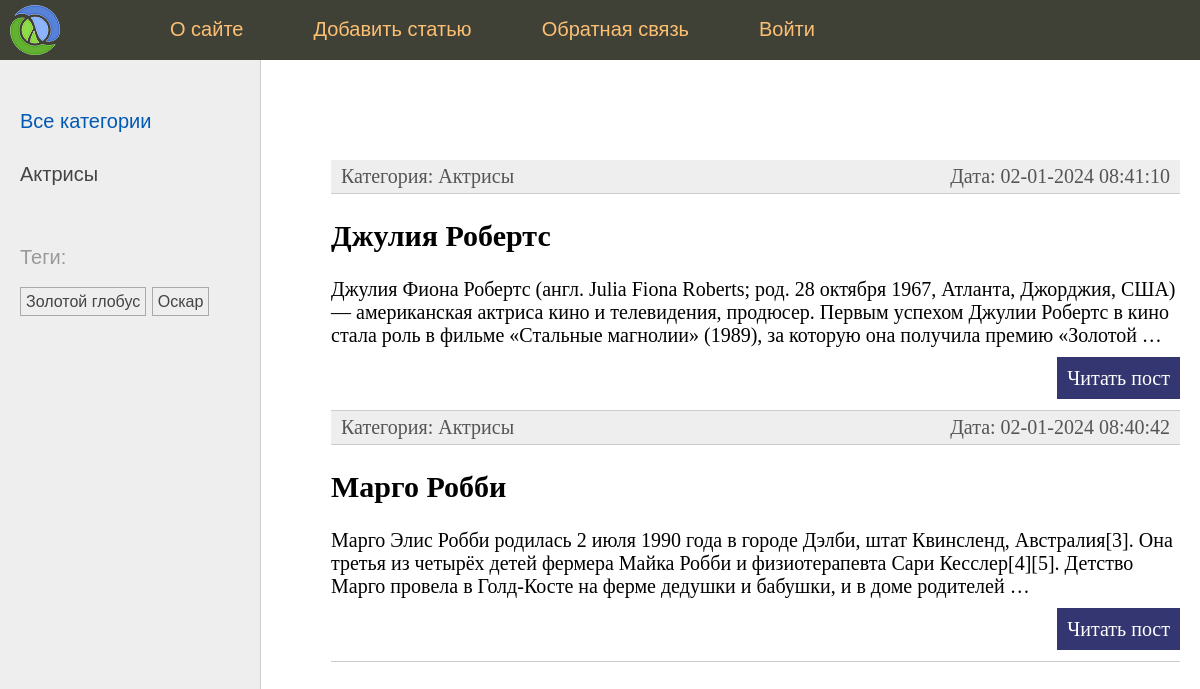
The app's page /, older data.
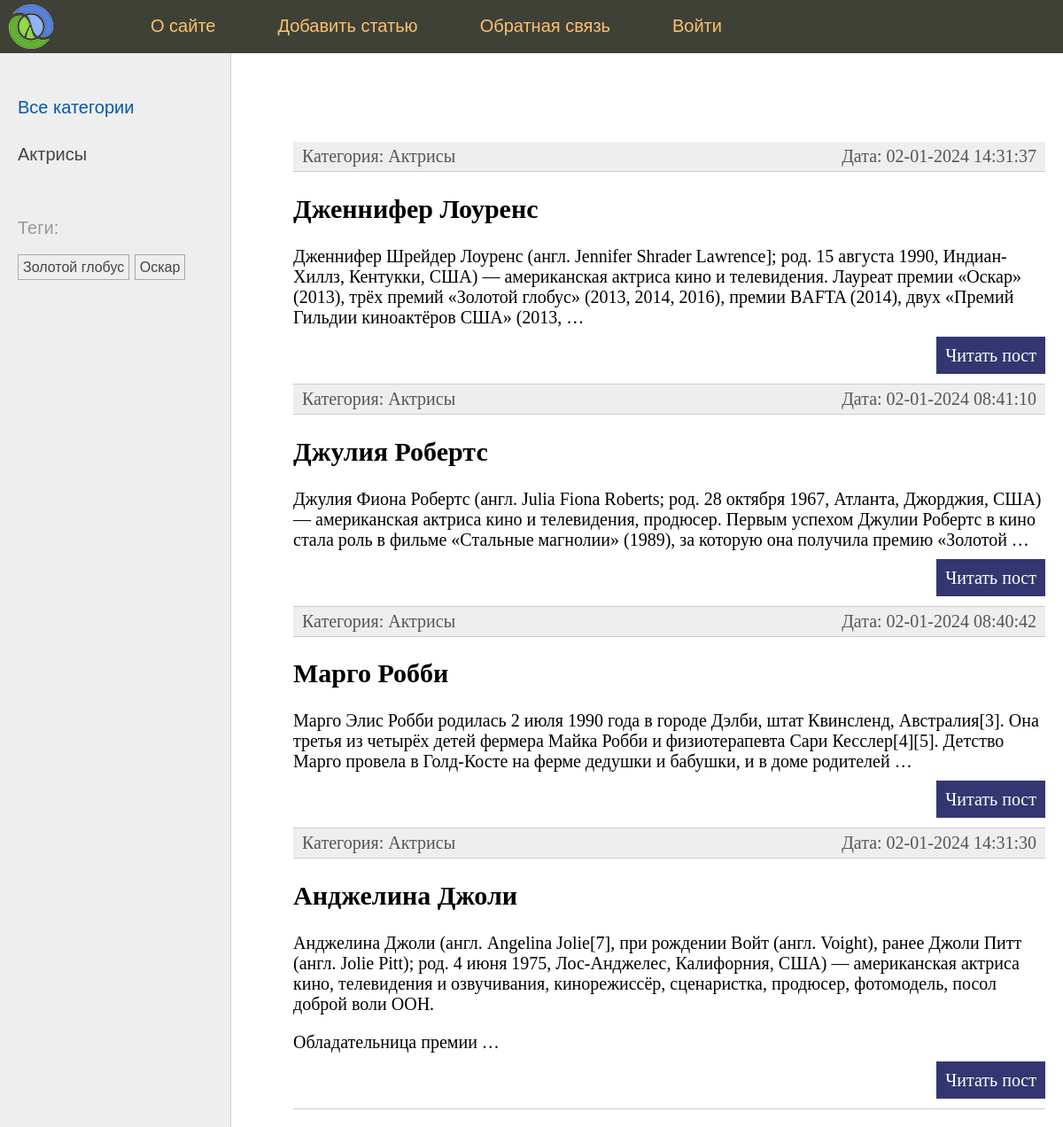
The same page, newer data.
### people/models.py (models this page shows, shortened)
class Categories(models.Model):
    name = models.CharField(max_length=100)
    slug = models.SlugField(max_length=255, unique=True, db_index=True)
    class Meta:
        verbose_name = "Категория"
        verbose_name_plural = "Категории"
    def __str__(self) -> str:
        return self.name

class TagPost(models.Model):
    tag = models.CharField(max_length=100, db_index=True)
    slug = models.SlugField(max_length=255, db_index=True, unique=True)

class People(models.Model):
    class Status(models.IntegerChoices):
        DRAFT = (0, "Черновик")
        PUBLISHED = (1, "Опубликовано")
    title = models.CharField(max_length=255)
    slug = models.SlugField(max_length=255, unique=True, db_index=True)
    content = models.TextField(blank=True)
    time_create = models.DateTimeField(auto_now_add=True)
    time_update = models.DateTimeField(auto_now=True)
    is_published = models.BooleanField(choices=tuple(map(
        lambda x: (bool(x[0]), x[1]), Status.choices)), default=Status.DRAFT)
    category = models.ForeignKey(
        "Categories", on_delete=models.PROTECT, related_name="posts"
    )
    tags = models.ManyToManyField("TagPost", blank=True, related_name="tags")
    partner = models.OneToOneField(
        "Partner",
        on_delete=models.SET_NULL,
        null=True,
        blank=True,
        related_name="partner",
    )
    objects = models.Manager()
    published = PublishedManager()
    class Meta:
        verbose_name = "Известные люди"
        verbose_name_plural = "Известные люди"
        ordering = ("-time_create",)
        indexes = [models.Index(fields=("-time_create",))]

### people/views.py (the view)
# urls.py: path('', index, name='home'),
def index(request):
    posts = People.published.all().select_related('category')
    context = {
        "menu": menu,
        "title": "Главная страница",
        "posts": posts,
        "category_selected": 0,
    }
    return render(request, "people/index.html", context)

### people/models.py (called while the page is built)
    def get_queryset(self) -> QuerySet:
        return super().get_queryset().filter(is_published=People.Status.PUBLISHED)

### people/templatetags/people_tags.py (called while the page is built)
@register.inclusion_tag('people/list_categories.html')
def show_categories(category_selected=0):
    categories = Categories.objects.annotate(total=Count('posts')).filter(total__gt=0)
    return {'categories': categories, 'category_selected': category_selected}

@register.inclusion_tag('people/list_tags.html')
def show_all_tags():
    return {'tags': TagPost.objects.annotate(total=Count('tags')).filter(total__gt=0)}

### people/templates/people/index.html (shortened to what this page needs)
{% extends 'people/base.html' %}
{% block content %}
<ul class="list-articles">
	{% for post in posts %}
		<li><div class="article-panel">
			<p class="first">Категория: {{post.category}}</p>
			<p class="last">Дата: {{post.time_update|date:"d-m-Y H:i:s"}}</p>
		</div></li>
		<li><h2>{{post.title}}</h2>
    {% autoescape off %}
	{{post.content|linebreaks|truncatewords:40}}
    {% endautoescape %}
		<p class="link-read-post"><a href="{% url 'people:post' post.slug %}">Читать пост</a></p>
		</li>
	{% endfor %}
</ul>
{% endblock %}

### people/templates/people/list_categories.html
{% for category in categories %}
    {% if category.id == category_selected %}
        <li class="selected">{{category.name}}</li>
    {% else %}
        <li><a href="{% url 'people:category' category.slug %}">{{ category.name }}</a></li>
    {% endif %}
{% endfor %}

### people/templates/people/list_tags.html
{% if tags %}
    <p>Теги:</p>
    <ul class='tags-list'>
        {% for tag in tags %}
            <li><a href="{% url "people:tag" tag.slug %}">{{ tag.tag }}</a></li>
        {% endfor %}
    </ul>
{% endif %}

Row changes from the older to the newer data that the page shows:
now on this page (row edited): People: category "Актрисы", time_update "02-01-2024 14:31:37", title "Дженнифер Лоуренс", content "Дженнифер Шрейдер Лоуренс (англ. Jennifer Shrader Lawrence]; род. 15 августа 1990, Индиан-Хиллз, Кентукки, США) — американская актриса кино и телевидения. Лауреат премии «Оскар» (2013), трёх премий «Золотой глобус» (2013, 2014, 2016), премии BAFTA (2014), двух «Премий Гильдии киноактёров США» (2013, …"
now on this page (row edited): People: category "Актрисы", time_update "02-01-2024 14:31:30", title "Анджелина Джоли", content "Анджелина Джоли (англ. Angelina Jolie[7], при рождении Войт (англ. Voight), ранее Джоли Питт (англ. Jolie Pitt); род. 4 июня 1975, Лос-Анджелес, Калифорния, США) — американская актриса кино, телевидения и озвучивания, кинорежиссёр, сценаристка, продюсер, фотомодель, посол доброй воли ООН. Обладательница премии …"
